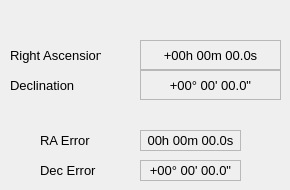
     <widget class="QWidget" name="tab_8">
      <attribute name="title">
       <string>Tab 2</string>
      </attribute>
      <widget class="QLabel" name="label_antenna_ra_2">
       <property name="geometry">
        <rect>
         <x>140</x>
         <y>40</y>
         <width>141</width>
         <height>30</height>
        </rect>
       </property>
       <property name="font">
        <font>
         <pointsize>10</pointsize>
        </font>
       </property>
       <property name="autoFillBackground">
        <bool>false</bool>
       </property>
       <property name="styleSheet">
        <string notr="true"/>
       </property>
       <property name="frameShape">
        <enum>QFrame::StyledPanel</enum>
       </property>
       <property name="text">
        <string>+00h 00m 00.0s</string>
       </property>
       <property name="alignment">
        <set>Qt::AlignCenter</set>
       </property>
      </widget>
      <widget class="QLabel" name="label_antenna_dec_2">
       <property name="geometry">
        <rect>
         <x>140</x>
         <y>70</y>
         <width>141</width>
         <height>30</height>
        </rect>
       </property>
       <property name="font">
        <font>
         <pointsize>10</pointsize>
        </font>
       </property>
       <property name="autoFillBackground">
        <bool>false</bool>
       </property>
       <property name="styleSheet">
        <string notr="true"/>
       </property>
       <property name="frameShape">
        <enum>QFrame::StyledPanel</enum>
       </property>
       <property name="text">
        <string>+00° 00' 00.0&quot;</string>
       </property>
       <property name="alignment">
        <set>Qt::AlignCenter</set>
       </property>
      </widget>
      <widget class="QLabel" name="label_LocalTime_45">
       <property name="geometry">
        <rect>
         <x>10</x>
         <y>40</y>
         <width>91</width>
         <height>30</height>
        </rect>
       </property>
       <property name="font">
        <font>
         <pointsize>10</pointsize>
         <weight>50</weight>
         <bold>false</bold>
        </font>
       </property>
       <property name="text">
        <string>Right Ascension</string>
       </property>
       <property name="alignment">
        <set>Qt::AlignLeading|Qt::AlignLeft|Qt::AlignVCenter</set>
       </property>
      </widget>
      <widget class="QLabel" name="label_LocalTime_46">
       <property name="geometry">
        <rect>
         <x>10</x>
         <y>70</y>
         <width>81</width>
         <height>30</height>
        </rect>
       </property>
       <property name="font">
        <font>
         <pointsize>10</pointsize>
         <weight>50</weight>
         <bold>false</bold>
        </font>
       </property>
       <property name="text">
        <string>Declination</string>
       </property>
       <property name="alignment">
        <set>Qt::AlignLeading|Qt::AlignLeft|Qt::AlignVCenter</set>
       </property>
      </widget>
      <widget class="QLabel" name="label_LocalTime_47">
       <property name="geometry">
        <rect>
         <x>40</x>
         <y>130</y>
         <width>81</width>
         <height>20</height>
        </rect>
       </property>
       <property name="font">
        <font>
         <pointsize>10</pointsize>
         <weight>50</weight>
         <bold>false</bold>
        </font>
       </property>
       <property name="text">
        <string>RA Error</string>
       </property>
       <property name="alignment">
        <set>Qt::AlignLeading|Qt::AlignLeft|Qt::AlignVCenter</set>
       </property>
      </widget>
      <widget class="QLabel" name="label_antenna_dec_error_2">
       <property name="geometry">
        <rect>
         <x>140</x>
         <y>160</y>
         <width>101</width>
         <height>21</height>
        </rect>
       </property>
       <property name="font">
        <font>
         <pointsize>10</pointsize>
        </font>
       </property>
       <property name="autoFillBackground">
        <bool>false</bool>
       </property>
       <property name="styleSheet">
        <string notr="true"/>
       </property>
       <property name="frameShape">
        <enum>QFrame::StyledPanel</enum>
       </property>
       <property name="text">
        <string>+00° 00' 00.0&quot;</string>
       </property>
       <property name="alignment">
        <set>Qt::AlignCenter</set>
       </property>
      </widget>
      <widget class="QLabel" name="label_antenna_ra_error_2">
       <property name="geometry">
        <rect>
         <x>140</x>
         <y>130</y>
         <width>101</width>
         <height>21</height>
        </rect>
       </property>
       <property name="font">
        <font>
         <pointsize>10</pointsize>
        </font>
       </property>
       <property name="autoFillBackground">
        <bool>false</bool>
       </property>
       <property name="styleSheet">
        <string notr="true"/>
       </property>
       <property name="frameShape">
        <enum>QFrame::StyledPanel</enum>
       </property>
       <property name="text">
        <string>00h 00m 00.0s</string>
       </property>
       <property name="alignment">
        <set>Qt::AlignCenter</set>
       </property>
      </widget>
      <widget class="QLabel" name="label_LocalTime_48">
       <property name="geometry">
        <rect>
         <x>40</x>
         <y>160</y>
         <width>81</width>
         <height>20</height>
        </rect>
       </property>
       <property name="font">
        <font>
         <pointsize>10</pointsize>
         <weight>50</weight>
         <bold>false</bold>
        </font>
       </property>
       <property name="text">
        <string>Dec Error</string>
       </property>
       <property name="alignment">
        <set>Qt::AlignLeading|Qt::AlignLeft|Qt::AlignVCenter</set>
       </property>
      </widget>
     </widget>
